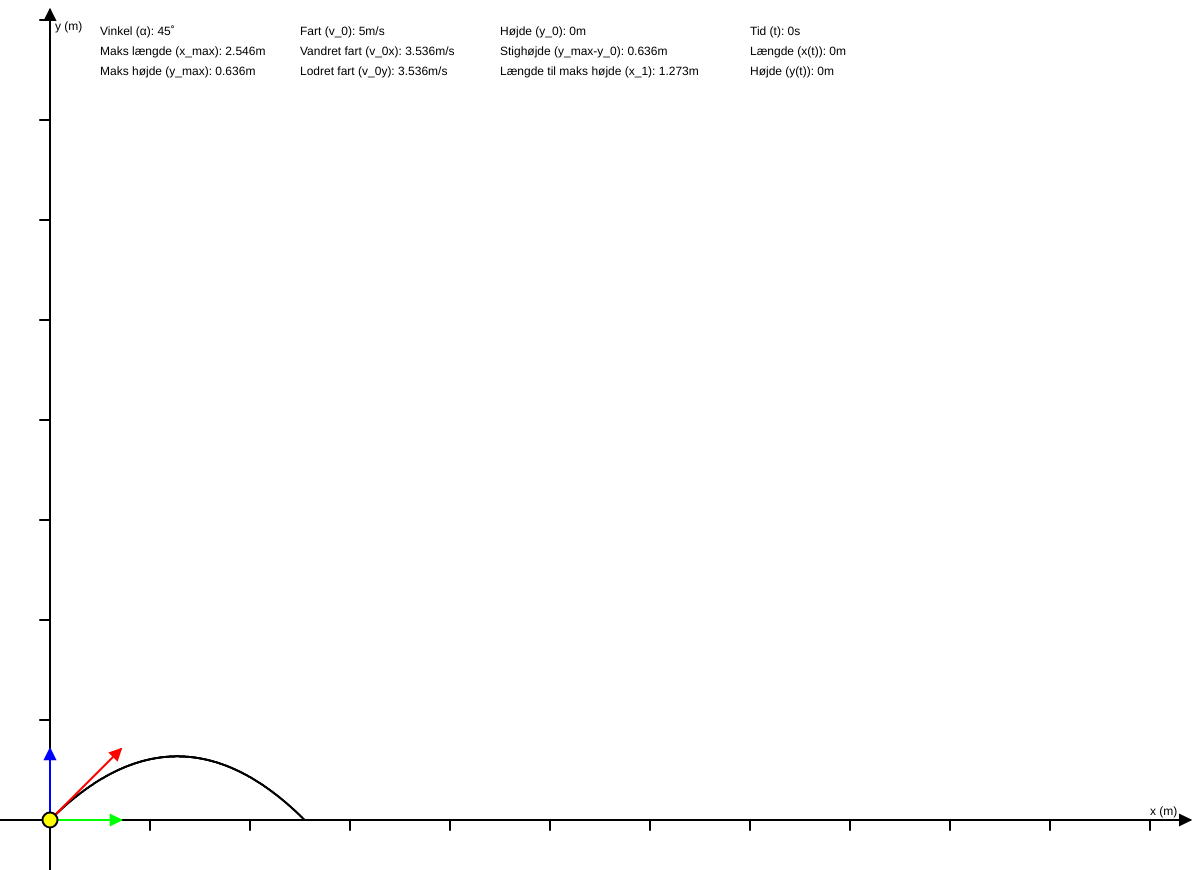
Frame 1 (no input)
Frame 60 (no input): identical to frame 1, image omitted
Frame 120 (the mouse pressed at the canvas centre since frame 60): identical to frame 1, image omitted

The p5.js sketch that drew this single still picture (run headless with seeded random() and noise() and a simulated clock; from frame 60 on, the mouse is pressed at the canvas centre):

// p5.js sketch
// ── sketch.js
function setup() {
  //canvas
  canvasX = windowWidth
  canvasY = windowHeight-130
  createCanvas(canvasX, canvasY)
  
  //sliders
  slider_α = createSlider(0,90000,45000)
  slider_α.size(canvasX)
  
  slider_v_0 = createSlider (0,50000,5000)
  slider_v_0.size(canvasX)
  
  slider_y_0 = createSlider (0,3000,0)
  slider_y_0.size(canvasX)
  
  slider_t = createSlider (0,10000,0)
  slider_t.size(canvasX)
  
  slider_c = createSlider (30,10000,1000)
  slider_c.size(canvasX)
}

function draw() {
  //independant variables
  var α = slider_α.value()/1000
  var v_0 = slider_v_0.value()/1000
  var y_0 = slider_y_0.value()/1000
  var t = slider_t.value()/1000
  var g = 9.82
  var x_0 = 50
  var c = slider_c.value()/10
  
  //dependant variables
  var α_r = α*PI/180
  var v_0x = v_0*cos(α_r)
  var v_0y = v_0*sin(α_r)
  var v_x = v_0x
  var v_y = -g*t+v_0y
  var v = sqrt(v_x**2+v_y**2)
  var α_t = acos(v_x/v)
  var x_t = v_0x*t
  var y_t = 0.5*-g*t**2+v_0y*t+y_0
  var x_max = (tan(α_r)*v_0x**2+(sqrt((tan(α_r))**2+2*g*y_0/v_0x**2))*v_0x**2)/g
  var y_max = tan(α_r)**2*v_0x**2/(2*g)+y_0
  var t_top = v_0y/g
  var x_top = v_0x*t_top
  
  //colormode
  colorMode(HSL)
  
  //background color
  background(0,0,100)
  
  //x-axis
  stroke(0,0,0)
  fill(0,0,0)
  strokeWeight(2)
  line(0,canvasY-50,canvasX-10,canvasY-50)
  triangle(canvasX-10,canvasY-50,canvasX-20,canvasY-55,canvasX-20,canvasY-45)
  var l = canvasX
  var x_l = new Float32Array(l)
  for (let i = 0; i < l; i++) {x_l[i] = canvasX*i/float(l)}
  for (let i = 0; i < l; i++) {line(x_l[i]*c+x_0,canvasY-50,x_l[i]*c+x_0,canvasY-40)}
  noStroke()
  textSize(12)
  text("x (m)",canvasX-50,canvasY-55)
  
  //y-axis
  stroke(0,0,0)
  fill(0,0,0)
  strokeWeight(2)
  line(x_0,canvasY,x_0,10)
  triangle(50,10,45,20,55,20)
  var m = canvasY
  var y_m = new Float32Array(m)
  for (let j = 0; j < m; j++) {y_m[j] = canvasY*j/float(m)}
  for (let j = 0; j < m; j++) {line(50,canvasY-50-y_m[j]*c,40,canvasY-50-y_m[j]*c)}
  noStroke()
  textSize(12)
  text("y (m)",55,30)
  
  //parabular
  stroke(0,0,0)
  strokeWeight(2)
  var n = x_max*250
  var x = new Float32Array(n)
  var y_x = new Float32Array(n)
  for (let k = 0; k < n; k++) {
    x[k] = x_max*k/float(n)
    y_x[k] = (-g*(x[k]**2))/(2*(v_0x**2))+tan(α_r)*x[k]
  }
  for (let k = 0; k < n; k++) {point(x_0+x[k]*c,canvasY-50-y_0*c-y_x[k]*c)}
  
  //projectile direction
  stroke(0,100,50)
  fill(0,100,50)
  strokeWeight(2)
  if (x_t<x_max){
  var o_x = x_0+x_t*c
  var o_y = canvasY-50-y_t*c
  stroke(120,100,50)
  fill(120,100,50)
  line(o_x,o_y,o_x+v_0x*c/5,o_y)
  triangle(o_x+v_0x*c/5,o_y,o_x+v_0x*c/5-10,o_y+5,o_x+v_0x*c/5-10,o_y-5)
  
  stroke(240,100,50)
  fill(240,100,50)
  line(o_x,o_y,o_x,o_y-v_y*c/5)
  if(v_y>0.5) {triangle(o_x,o_y-v_y*c/5,o_x+5,o_y-v_y*c/5+10,o_x-5,o_y-v_y*c/5+10)}
  else if (v_y<-0.5) {triangle(o_x,o_y-v_y*c/5,o_x+5,o_y-v_y*c/5-10,o_x-5,o_y-v_y*c/5-10)}
  else {triangle(0,0,0,0,0,0)}
  
  stroke(0,100,50)
  fill(0,100,50)
  line(o_x,o_y,o_x+v_0x*c/5,o_y-v_y*c/5)
  if (x_t<x_top){
  triangle(o_x+v_0x*c/5,o_y-v_y*c/5,o_x+v_0x*c/5+5*sin(α_t)-10*cos(α_t),o_y-v_y*c/5+5*cos(α_t)+10*sin(α_t),o_x+v_0x*c/5-5*sin(α_t)-10*cos(α_t),o_y-v_y*c/5-5*cos(α_t)+10*sin(α_t))}
  else {
    triangle(o_x+v_0x*c/5,o_y-v_y*c/5,o_x+v_0x*c/5+5*sin(-α_t)-10*cos(-α_t),o_y-v_y*c/5+5*cos(-α_t)+10*sin(-α_t),o_x+v_0x*c/5-5*sin(-α_t)-10*cos(-α_t),o_y-v_y*c/5-5*cos(-α_t)+10*sin(-α_t))}
  }
  
  //ball
  stroke(0,0,0)
  fill(60,100,50)
  strokeWeight(2)
  if (x_t<x_max) {ellipse(x_0+x_t*c,canvasY-50-y_t*c,15,15)}
  else {ellipse(x_0+x_max*c,canvasY-50,15,15)}
  
  //text for sliders and values
  noStroke() 
  fill(0,0,0) 
  textSize(12) 
  text("Vinkel (α): " + α + "˚",100, 35)
  text("Maks længde (x_max): " + round(x_max,3) + "m",100,55)
  text("Maks højde (y_max): " + round(y_max,3) + "m",100,75)
  text("Fart (v_0): " + v_0 + "m/s",300, 35)
  text("Vandret fart (v_0x): " + round(v_0x,3) + "m/s",300, 55)
  text("Lodret fart (v_0y): " + round(v_0y,3) + "m/s",300, 75)
  text("Højde (y_0): " + y_0 + "m",500,35)
  text("Stighøjde (y_max-y_0): " + round(y_max-y_0,3) + "m",500,55)
  text("Længde til maks højde (x_1): " + round(x_top,3) + "m",500,75)
  text("Tid (t): " + t + "s",750, 35)
  if (x_t<x_max) {
    text("Længde (x(t)): " + round(x_t,3) + "m",750,55)
    text("Højde (y(t)): " + round(y_t,3) + "m",750,75)}
  else {
    text("Længde (x(t)): " + round(x_max,3) + "m",750,55)
    text("Højde (y(t)): " + round(y_max,3) + "m",750,75)}
}

// ── style.css
html, body {
  margin: 0;
  padding: 0;
  overflow: hidden; /* Hide scrollbars */
  background-color: white;
}

canvas {
  display: block;
}
